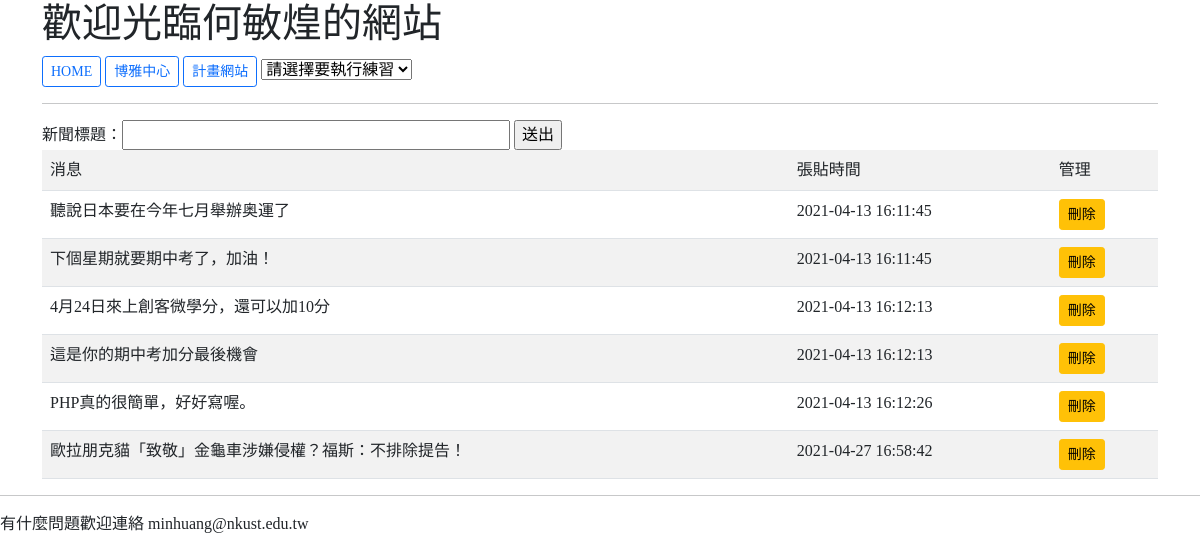
The page / on the database its author committed.
### tables this page shows
CREATE TABLE `news` (
  `id` int(11) NOT NULL,
  `title` varchar(40) NOT NULL,
  `created` datetime NOT NULL DEFAULT CURRENT_TIMESTAMP
);

### index.php (the view, shortened to what this page needs)
<!DOCTYPE html>
<html>
<head>
    <link href="https://cdn.jsdelivr.net/npm/bootstrap@5.0.0-beta3/dist/css/bootstrap.min.css" rel="stylesheet">
</head>
<body>
	<div class="container">
<?php include("header.php"); ?>
<?php
$servername = "localhost";
$username = "root";
$password = "12345678";
$dbname = "data";
$conn = new mysqli($servername, $username, $password, $dbname);
$sql = "SELECT *  FROM news";
$result = $conn->query($sql);
?>
<form action="addtitle.php" method="POST">
  新聞標題：<input type=text size=40 name=title>
  <input type=submit value="送出">
</form>
<?php
if ($result->num_rows > 0) {
  echo "<table class='table table-striped'>";
  echo "<tr><td>消息</td><td>張貼時間</td><td>管理</td></tr>";
  while($row = $result->fetch_assoc()) {
  	echo "<tr>";
	    echo "<td>" . $row["title"]. "</td>";
	    echo "<td>" . $row["created"]. "</td>";
      echo "<td><a class='btn btn-warning btn-sm' href='delete.php?target=" . $row["id"] . "'>刪除</a></td>";
    echo "</tr>";
  }
  echo "</table>";
} else {
  echo "0 results";
}
?>
</div>
<?php include("footer.php"); ?>
</body>
</html>

### header.php (shortened to what this page needs)
<h1>歡迎光臨何敏煌的網站</h1>
<button href='/php-20210427/' type="button" class="btn btn-outline-primary btn-sm">HOME</button>
<button href='https://cla.nkust.edu.tw' type="button" class="btn btn-outline-primary btn-sm">博雅中心</button>
<button href='http://tzukuan.nkust.org' type="button" class="btn btn-outline-primary btn-sm">計畫網站</button>
<select onchange='location.href="/php-20210427/"+this.value'>
	<option value="0323-1.php">請選擇要執行練習</option>
</select>
<hr>

### footer.php
<hr>
<p>有什麼問題歡迎連絡 minhuang@nkust.edu.tw</p>

### index.php (style rules this page uses)
body { font-family: 微軟正黑體; }

### rows shown on the page
news: title "聽說日本要在今年七月舉辦奥運了", created "2021-04-13 16:11:45"
news: title "下個星期就要期中考了，加油！", created "2021-04-13 16:11:45"
news: title "4月24日來上創客微學分，還可以加10分", created "2021-04-13 16:12:13"
news: title "這是你的期中考加分最後機會", created "2021-04-13 16:12:13"
news: title "PHP真的很簡單，好好寫喔。", created "2021-04-13 16:12:26"
news: title "歐拉朋克貓「致敬」金龜車涉嫌侵權？福斯：不排除提告！", created "2021-04-27 16:58:42"
